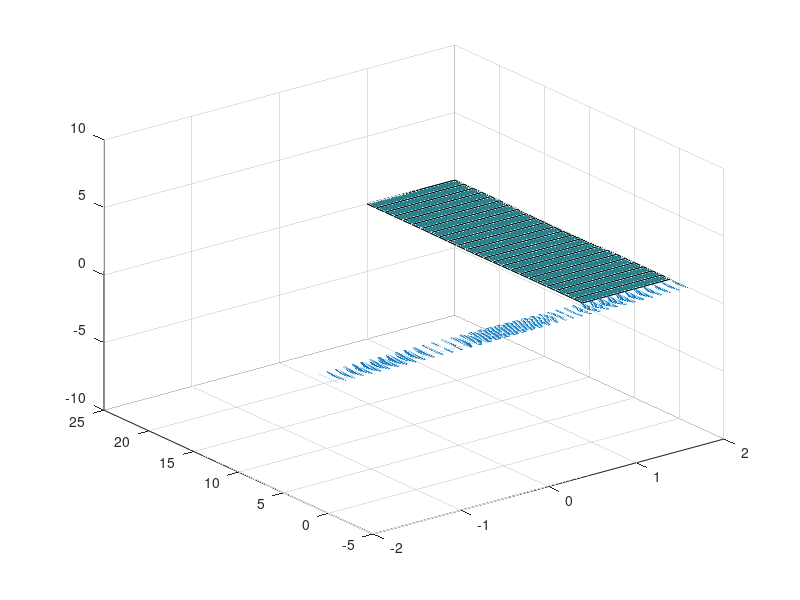

MATLAB code to generate this figure:
z=peaks(25);
mesh(z);
hold on;
surf(z);
%% Grafica de campos vectoriales

x=-2:.1:2;
y=-1:.2:1;
[xx,yy]=meshgrid(x,y);
zz=xx.*exp(-xx.^2-yy.^2);
[px,py]=gradient(zz,.2,.2);
quiver(x,y,px,py);
xlim([-2 2]);





%%